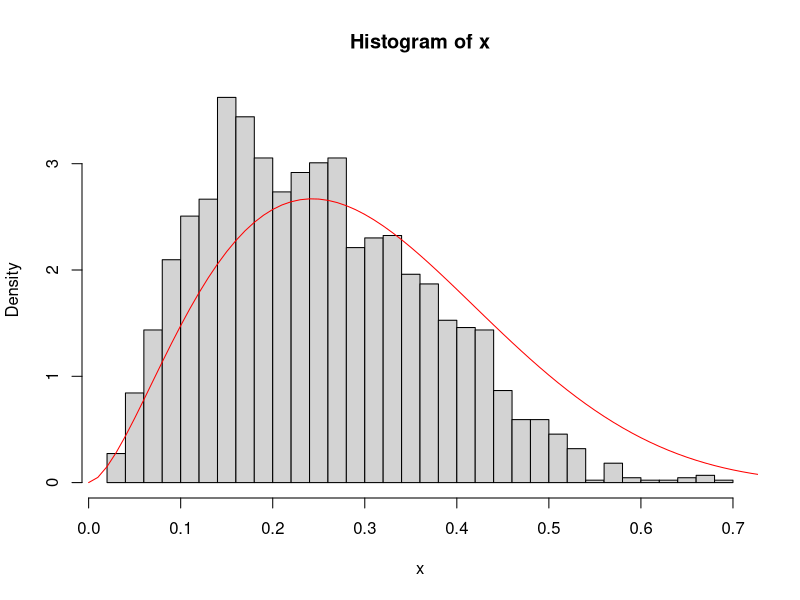
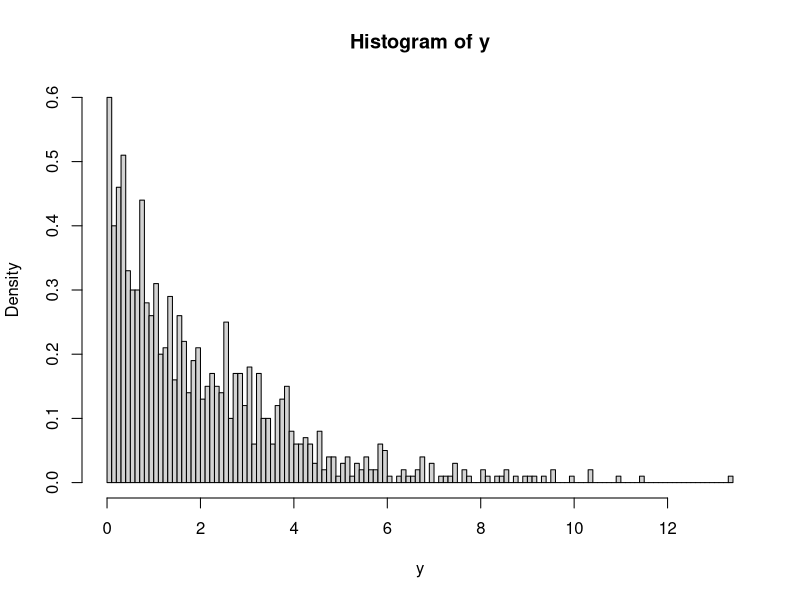

Reproduce these figures in R, in order. (Note: this script raises an error after producing the figures.)

# Read Notes on Christian Robert, p.67-71, and 
# Maria L. Rizzo, p.69-71
# Optimization of beta(2.7,6.3)/beta(2,6) on (0,1)
  optimize(f=function(x){dbeta(x,2.7,6.3)/dbeta(x,2,6)},
          maximum=T,interval=c(0,1))$objective
#
  Nsim=2500
  a=2.7;b=6.3
  M=1.671808

#uniform over (0,M)
u=runif(Nsim,max=M)

#generation from g=beta(2,6), the instrumental density
y=rbeta(Nsim,2,6)

# Generate a random sample beta(2.7,6.3) of the targeted 
# from instrumental beta(2,6) by accept-reject method
  x=y[u<dbeta(y,a,b)]
  hist(x,breaks = 30  ,probability = T)
  y<-seq(0,1,0.01)
  lines(y,dbeta(y,2.7,6.3),col="red")
  
  
####################################################
 # EXERCISE/ASSIGNMENT FOR TOMMORROW: Christian Robert,
 # Exercise 2.8., page 72
####################################################
   
  # Mixtures
  
  n <- 1000
  nu <- 2
  X <- matrix(rnorm(n*nu), n, nu)^2 #matrix of sq. normals
  #sum the squared normals across each row: method 1
  y <- rowSums(X)
  hist(y,probability = T,100)
  X<-seq(0,20,0.01)
  lines()
  #method 2
  y <- apply(X, MARGIN=1, FUN=sum) #a vector length n
  
  ###############################################
  
  NS<-1000
  X1<-rnorm(NS,0,1)
  X2<-rnorm(NS,3,1)
  X<X1+X2
  hist(X,probability = T,200)
  mean(X)
  sqrt(var(X))
